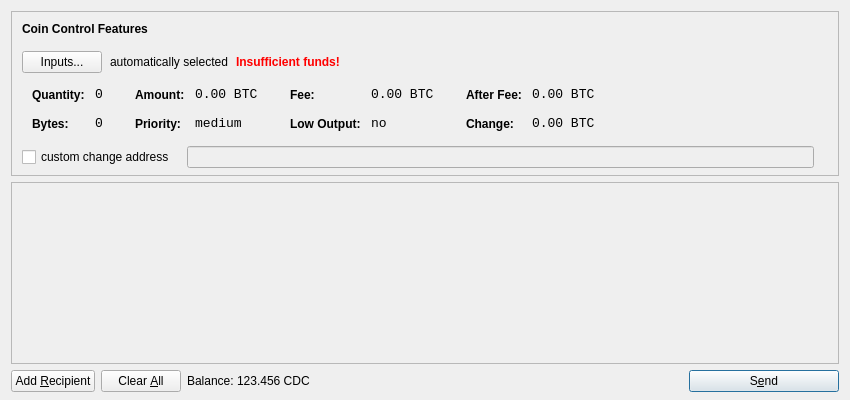
<?xml version="1.0" encoding="UTF-8"?>
<ui version="4.0">
 <class>SendCoinsDialog</class>
 <widget class="QDialog" name="SendCoinsDialog">
  <property name="geometry">
   <rect>
    <x>0</x>
    <y>0</y>
    <width>850</width>
    <height>400</height>
   </rect>
  </property>
  <property name="windowTitle">
   <string>Send Coins</string>
  </property>
  <layout class="QVBoxLayout" name="verticalLayout" stretch="0,1,0">
   <property name="bottomMargin">
    <number>8</number>
   </property>
   <item>
    <widget class="QFrame" name="frameCoinControl">
     <property name="sizePolicy">
      <sizepolicy hsizetype="Expanding" vsizetype="Expanding">
       <horstretch>0</horstretch>
       <verstretch>0</verstretch>
      </sizepolicy>
     </property>
     <property name="maximumSize">
      <size>
       <width>16777215</width>
       <height>16777215</height>
      </size>
     </property>
     <property name="frameShape">
      <enum>QFrame::StyledPanel</enum>
     </property>
     <property name="frameShadow">
      <enum>QFrame::Sunken</enum>
     </property>
     <layout class="QVBoxLayout" name="verticalLayoutCoinControl2">
      <property name="spacing">
       <number>-1</number>
      </property>
      <property name="leftMargin">
       <number>0</number>
      </property>
      <property name="topMargin">
       <number>0</number>
      </property>
      <property name="rightMargin">
       <number>0</number>
      </property>
      <property name="bottomMargin">
       <number>6</number>
      </property>
      <item>
       <layout class="QVBoxLayout" name="verticalLayoutCoinControl" stretch="0,0,0,0,1">
        <property name="spacing">
         <number>0</number>
        </property>
        <property name="leftMargin">
         <number>10</number>
        </property>
        <property name="topMargin">
         <number>10</number>
        </property>
        <item>
         <layout class="QHBoxLayout" name="horizontalLayoutCoinControl1">
          <property name="bottomMargin">
           <number>15</number>
          </property>
          <item>
           <widget class="QLabel" name="labelCoinControlFeatures">
            <property name="sizePolicy">
             <sizepolicy hsizetype="Preferred" vsizetype="Maximum">
              <horstretch>0</horstretch>
              <verstretch>0</verstretch>
             </sizepolicy>
            </property>
            <property name="font">
             <font>
              <weight>75</weight>
              <bold>true</bold>
             </font>
            </property>
            <property name="styleSheet">
             <string notr="true">font-weight:bold;</string>
            </property>
            <property name="text">
             <string>Coin Control Features</string>
            </property>
           </widget>
          </item>
         </layout>
        </item>
        <item>
         <layout class="QHBoxLayout" name="horizontalLayoutCoinControl2" stretch="0,0,0,0">
          <property name="spacing">
           <number>8</number>
          </property>
          <property name="bottomMargin">
           <number>10</number>
          </property>
          <item>
           <widget class="QPushButton" name="pushButtonCoinControl">
            <property name="styleSheet">
             <string notr="true"/>
            </property>
            <property name="text">
             <string>Inputs...</string>
            </property>
           </widget>
          </item>
          <item>
           <widget class="QLabel" name="labelCoinControlAutomaticallySelected">
            <property name="text">
             <string>automatically selected</string>
            </property>
            <property name="margin">
             <number>5</number>
            </property>
           </widget>
          </item>
          <item>
           <widget class="QLabel" name="labelCoinControlInsuffFunds">
            <property name="font">
             <font>
              <weight>75</weight>
              <bold>true</bold>
             </font>
            </property>
            <property name="styleSheet">
             <string notr="true">color:red;font-weight:bold;</string>
            </property>
            <property name="text">
             <string>Insufficient funds!</string>
            </property>
            <property name="margin">
             <number>5</number>
            </property>
           </widget>
          </item>
          <item>
           <spacer name="horizontalSpacerCoinControl">
            <property name="orientation">
             <enum>Qt::Horizontal</enum>
            </property>
            <property name="sizeHint" stdset="0">
             <size>
              <width>40</width>
              <height>1</height>
             </size>
            </property>
           </spacer>
          </item>
         </layout>
        </item>
        <item>
         <widget class="QWidget" name="widgetCoinControl" native="true">
          <property name="sizePolicy">
           <sizepolicy hsizetype="Preferred" vsizetype="Preferred">
            <horstretch>0</horstretch>
            <verstretch>0</verstretch>
           </sizepolicy>
          </property>
          <property name="minimumSize">
           <size>
            <width>0</width>
            <height>0</height>
           </size>
          </property>
          <property name="styleSheet">
           <string notr="true"/>
          </property>
          <layout class="QHBoxLayout" name="horizontalLayoutCoinControl5">
           <property name="margin">
            <number>0</number>
           </property>
           <item>
            <layout class="QHBoxLayout" name="horizontalLayoutCoinControl3" stretch="0,0,0,1">
             <property name="spacing">
              <number>20</number>
             </property>
             <property name="topMargin">
              <number>0</number>
             </property>
             <property name="bottomMargin">
              <number>10</number>
             </property>
             <item>
              <layout class="QFormLayout" name="formLayoutCoinControl1">
               <property name="horizontalSpacing">
                <number>10</number>
               </property>
               <property name="verticalSpacing">
                <number>14</number>
               </property>
               <property name="leftMargin">
                <number>10</number>
               </property>
               <property name="topMargin">
                <number>4</number>
               </property>
               <property name="rightMargin">
                <number>6</number>
               </property>
               <item row="0" column="0">
                <widget class="QLabel" name="labelCoinControlQuantityText">
                 <property name="styleSheet">
                  <string notr="true">font-weight:bold;</string>
                 </property>
                 <property name="text">
                  <string>Quantity:</string>
                 </property>
                 <property name="margin">
                  <number>0</number>
                 </property>
                </widget>
               </item>
               <item row="0" column="1">
                <widget class="QLabel" name="labelCoinControlQuantity">
                 <property name="font">
                  <font>
                   <family>Monospace</family>
                   <pointsize>10</pointsize>
                  </font>
                 </property>
                 <property name="cursor">
                  <cursorShape>IBeamCursor</cursorShape>
                 </property>
                 <property name="contextMenuPolicy">
                  <enum>Qt::ActionsContextMenu</enum>
                 </property>
                 <property name="text">
                  <string notr="true">0</string>
                 </property>
                 <property name="margin">
                  <number>0</number>
                 </property>
                 <property name="textInteractionFlags">
                  <set>Qt::LinksAccessibleByMouse|Qt::TextSelectableByKeyboard|Qt::TextSelectableByMouse</set>
                 </property>
                </widget>
               </item>
               <item row="1" column="0">
                <widget class="QLabel" name="labelCoinControlBytesText">
                 <property name="styleSheet">
                  <string notr="true">font-weight:bold;</string>
                 </property>
                 <property name="text">
                  <string>Bytes:</string>
                 </property>
                </widget>
               </item>
               <item row="1" column="1">
                <widget class="QLabel" name="labelCoinControlBytes">
                 <property name="font">
                  <font>
                   <family>Monospace</family>
                   <pointsize>10</pointsize>
                  </font>
                 </property>
                 <property name="cursor">
                  <cursorShape>IBeamCursor</cursorShape>
                 </property>
                 <property name="contextMenuPolicy">
                  <enum>Qt::ActionsContextMenu</enum>
                 </property>
                 <property name="text">
                  <string notr="true">0</string>
                 </property>
                 <property name="textInteractionFlags">
                  <set>Qt::LinksAccessibleByMouse|Qt::TextSelectableByKeyboard|Qt::TextSelectableByMouse</set>
                 </property>
                </widget>
               </item>
              </layout>
             </item>
             <item>
              <layout class="QFormLayout" name="formLayoutCoinControl2">
               <property name="horizontalSpacing">
                <number>10</number>
               </property>
               <property name="verticalSpacing">
                <number>14</number>
               </property>
               <property name="leftMargin">
                <number>6</number>
               </property>
               <property name="topMargin">
                <number>4</number>
               </property>
               <property name="rightMargin">
                <number>6</number>
               </property>
               <item row="0" column="0">
                <widget class="QLabel" name="labelCoinControlAmountText">
                 <property name="styleSheet">
                  <string notr="true">font-weight:bold;</string>
                 </property>
                 <property name="text">
                  <string>Amount:</string>
                 </property>
                 <property name="margin">
                  <number>0</number>
                 </property>
                </widget>
               </item>
               <item row="0" column="1">
                <widget class="QLabel" name="labelCoinControlAmount">
                 <property name="font">
                  <font>
                   <family>Monospace</family>
                   <pointsize>10</pointsize>
                  </font>
                 </property>
                 <property name="cursor">
                  <cursorShape>IBeamCursor</cursorShape>
                 </property>
                 <property name="contextMenuPolicy">
                  <enum>Qt::ActionsContextMenu</enum>
                 </property>
                 <property name="text">
                  <string notr="true">0.00 BTC</string>
                 </property>
                 <property name="textInteractionFlags">
                  <set>Qt::LinksAccessibleByMouse|Qt::TextSelectableByKeyboard|Qt::TextSelectableByMouse</set>
                 </property>
                </widget>
               </item>
               <item row="1" column="0">
                <widget class="QLabel" name="labelCoinControlPriorityText">
                 <property name="styleSheet">
                  <string notr="true">font-weight:bold;</string>
                 </property>
                 <property name="text">
                  <string>Priority:</string>
                 </property>
                </widget>
               </item>
               <item row="1" column="1">
                <widget class="QLabel" name="labelCoinControlPriority">
                 <property name="font">
                  <font>
                   <family>Monospace</family>
                   <pointsize>10</pointsize>
                  </font>
                 </property>
                 <property name="cursor">
                  <cursorShape>IBeamCursor</cursorShape>
                 </property>
                 <property name="contextMenuPolicy">
                  <enum>Qt::ActionsContextMenu</enum>
                 </property>
                 <property name="text">
                  <string>medium</string>
                 </property>
                 <property name="textInteractionFlags">
                  <set>Qt::LinksAccessibleByMouse|Qt::TextSelectableByKeyboard|Qt::TextSelectableByMouse</set>
                 </property>
                </widget>
               </item>
              </layout>
             </item>
             <item>
              <layout class="QFormLayout" name="formLayoutCoinControl3">
               <property name="horizontalSpacing">
                <number>10</number>
               </property>
               <property name="verticalSpacing">
                <number>14</number>
               </property>
               <property name="leftMargin">
                <number>6</number>
               </property>
               <property name="topMargin">
                <number>4</number>
               </property>
               <property name="rightMargin">
                <number>6</number>
               </property>
               <item row="0" column="0">
                <widget class="QLabel" name="labelCoinControlFeeText">
                 <property name="styleSheet">
                  <string notr="true">font-weight:bold;</string>
                 </property>
                 <property name="text">
                  <string>Fee:</string>
                 </property>
                 <property name="margin">
                  <number>0</number>
                 </property>
                </widget>
               </item>
               <item row="0" column="1">
                <widget class="QLabel" name="labelCoinControlFee">
                 <property name="font">
                  <font>
                   <family>Monospace</family>
                   <pointsize>10</pointsize>
                  </font>
                 </property>
                 <property name="cursor">
                  <cursorShape>IBeamCursor</cursorShape>
                 </property>
                 <property name="contextMenuPolicy">
                  <enum>Qt::ActionsContextMenu</enum>
                 </property>
                 <property name="text">
                  <string notr="true">0.00 BTC</string>
                 </property>
                 <property name="textInteractionFlags">
                  <set>Qt::LinksAccessibleByMouse|Qt::TextSelectableByKeyboard|Qt::TextSelectableByMouse</set>
                 </property>
                </widget>
               </item>
               <item row="1" column="0">
                <widget class="QLabel" name="labelCoinControlLowOutputText">
                 <property name="styleSheet">
                  <string notr="true">font-weight:bold;</string>
                 </property>
                 <property name="text">
                  <string>Low Output:</string>
                 </property>
                </widget>
               </item>
               <item row="1" column="1">
                <widget class="QLabel" name="labelCoinControlLowOutput">
                 <property name="font">
                  <font>
                   <family>Monospace</family>
                   <pointsize>10</pointsize>
                  </font>
                 </property>
                 <property name="cursor">
                  <cursorShape>IBeamCursor</cursorShape>
                 </property>
                 <property name="contextMenuPolicy">
                  <enum>Qt::ActionsContextMenu</enum>
                 </property>
                 <property name="text">
                  <string>no</string>
                 </property>
                 <property name="textInteractionFlags">
                  <set>Qt::LinksAccessibleByMouse|Qt::TextSelectableByKeyboard|Qt::TextSelectableByMouse</set>
                 </property>
                </widget>
               </item>
              </layout>
             </item>
             <item>
              <layout class="QFormLayout" name="formLayoutCoinControl4">
               <property name="horizontalSpacing">
                <number>10</number>
               </property>
               <property name="verticalSpacing">
                <number>14</number>
               </property>
               <property name="leftMargin">
                <number>6</number>
               </property>
               <property name="topMargin">
                <number>4</number>
               </property>
               <property name="rightMargin">
                <number>6</number>
               </property>
               <item row="0" column="0">
                <widget class="QLabel" name="labelCoinControlAfterFeeText">
                 <property name="styleSheet">
                  <string notr="true">font-weight:bold;</string>
                 </property>
                 <property name="text">
                  <string>After Fee:</string>
                 </property>
                 <property name="margin">
                  <number>0</number>
                 </property>
                </widget>
               </item>
               <item row="0" column="1">
                <widget class="QLabel" name="labelCoinControlAfterFee">
                 <property name="font">
                  <font>
                   <family>Monospace</family>
                   <pointsize>10</pointsize>
                  </font>
                 </property>
                 <property name="cursor">
                  <cursorShape>IBeamCursor</cursorShape>
                 </property>
                 <property name="contextMenuPolicy">
                  <enum>Qt::ActionsContextMenu</enum>
                 </property>
                 <property name="text">
                  <string notr="true">0.00 BTC</string>
                 </property>
                 <property name="textInteractionFlags">
                  <set>Qt::LinksAccessibleByMouse|Qt::TextSelectableByKeyboard|Qt::TextSelectableByMouse</set>
                 </property>
                </widget>
               </item>
               <item row="1" column="0">
                <widget class="QLabel" name="labelCoinControlChangeText">
                 <property name="styleSheet">
                  <string notr="true">font-weight:bold;</string>
                 </property>
                 <property name="text">
                  <string>Change:</string>
                 </property>
                </widget>
               </item>
               <item row="1" column="1">
                <widget class="QLabel" name="labelCoinControlChange">
                 <property name="font">
                  <font>
                   <family>Monospace</family>
                   <pointsize>10</pointsize>
                  </font>
                 </property>
                 <property name="cursor">
                  <cursorShape>IBeamCursor</cursorShape>
                 </property>
                 <property name="contextMenuPolicy">
                  <enum>Qt::ActionsContextMenu</enum>
                 </property>
                 <property name="text">
                  <string notr="true">0.00 BTC</string>
                 </property>
                 <property name="textInteractionFlags">
                  <set>Qt::LinksAccessibleByMouse|Qt::TextSelectableByKeyboard|Qt::TextSelectableByMouse</set>
                 </property>
                </widget>
               </item>
              </layout>
             </item>
            </layout>
           </item>
          </layout>
         </widget>
        </item>
        <item>
         <layout class="QHBoxLayout" name="horizontalLayoutCoinControl4" stretch="0,0,0">
          <property name="spacing">
           <number>12</number>
          </property>
          <property name="sizeConstraint">
           <enum>QLayout::SetDefaultConstraint</enum>
          </property>
          <property name="topMargin">
           <number>5</number>
          </property>
          <property name="rightMargin">
           <number>5</number>
          </property>
          <item>
           <widget class="QCheckBox" name="checkBoxCoinControlChange">
            <property name="text">
             <string>custom change address</string>
            </property>
           </widget>
          </item>
          <item>
           <widget class="QLineEdit" name="lineEditCoinControlChange">
            <property name="enabled">
             <bool>false</bool>
            </property>
            <property name="sizePolicy">
             <sizepolicy hsizetype="Expanding" vsizetype="Fixed">
              <horstretch>0</horstretch>
              <verstretch>0</verstretch>
             </sizepolicy>
            </property>
           </widget>
          </item>
          <item>
           <widget class="QLabel" name="labelCoinControlChangeLabel">
            <property name="sizePolicy">
             <sizepolicy hsizetype="Preferred" vsizetype="Expanding">
              <horstretch>0</horstretch>
              <verstretch>0</verstretch>
             </sizepolicy>
            </property>
            <property name="minimumSize">
             <size>
              <width>0</width>
              <height>0</height>
             </size>
            </property>
            <property name="text">
             <string/>
            </property>
            <property name="margin">
             <number>3</number>
            </property>
           </widget>
          </item>
         </layout>
        </item>
        <item>
         <spacer name="verticalSpacerCoinControl">
          <property name="orientation">
           <enum>Qt::Vertical</enum>
          </property>
          <property name="sizeHint" stdset="0">
           <size>
            <width>800</width>
            <height>1</height>
           </size>
          </property>
         </spacer>
        </item>
       </layout>
      </item>
     </layout>
    </widget>
   </item>
   <item>
    <widget class="QScrollArea" name="scrollArea">
     <property name="widgetResizable">
      <bool>true</bool>
     </property>
     <widget class="QWidget" name="scrollAreaWidgetContents">
      <property name="geometry">
       <rect>
        <x>0</x>
        <y>0</y>
        <width>830</width>
        <height>165</height>
       </rect>
      </property>
      <layout class="QVBoxLayout" name="verticalLayout_2">
       <property name="margin">
        <number>0</number>
       </property>
       <item>
        <layout class="QVBoxLayout" name="entries">
         <property name="spacing">
          <number>6</number>
         </property>
        </layout>
       </item>
       <item>
        <spacer name="verticalSpacer">
         <property name="orientation">
          <enum>Qt::Vertical</enum>
         </property>
         <property name="sizeHint" stdset="0">
          <size>
           <width>20</width>
           <height>40</height>
          </size>
         </property>
        </spacer>
       </item>
      </layout>
     </widget>
    </widget>
   </item>
   <item>
    <layout class="QHBoxLayout" name="horizontalLayout">
     <item>
      <widget class="QPushButton" name="addButton">
       <property name="toolTip">
        <string>Send to multiple recipients at once</string>
       </property>
       <property name="text">
        <string>Add &amp;Recipient</string>
       </property>
       <property name="icon">
        <iconset resource="../bitcoin.qrc">
         <normaloff>:/icons/add</normaloff>:/icons/add</iconset>
       </property>
       <property name="autoDefault">
        <bool>false</bool>
       </property>
      </widget>
     </item>
     <item>
      <widget class="QPushButton" name="clearButton">
       <property name="sizePolicy">
        <sizepolicy hsizetype="Minimum" vsizetype="Fixed">
         <horstretch>0</horstretch>
         <verstretch>0</verstretch>
        </sizepolicy>
       </property>
       <property name="toolTip">
        <string>Remove all transaction fields</string>
       </property>
       <property name="text">
        <string>Clear &amp;All</string>
       </property>
       <property name="icon">
        <iconset resource="../bitcoin.qrc">
         <normaloff>:/icons/remove</normaloff>:/icons/remove</iconset>
       </property>
       <property name="autoRepeatDelay">
        <number>300</number>
       </property>
       <property name="autoDefault">
        <bool>false</bool>
       </property>
      </widget>
     </item>
     <item>
      <layout class="QHBoxLayout" name="horizontalLayout_2">
       <property name="spacing">
        <number>3</number>
       </property>
       <item>
        <widget class="QLabel" name="label">
         <property name="text">
          <string>Balance:</string>
         </property>
        </widget>
       </item>
       <item>
        <widget class="QLabel" name="labelBalance">
         <property name="cursor">
          <cursorShape>IBeamCursor</cursorShape>
         </property>
         <property name="text">
          <string>123.456 CDC</string>
         </property>
         <property name="textInteractionFlags">
          <set>Qt::LinksAccessibleByMouse|Qt::TextSelectableByKeyboard|Qt::TextSelectableByMouse</set>
         </property>
        </widget>
       </item>
      </layout>
     </item>
     <item>
      <spacer name="horizontalSpacer">
       <property name="orientation">
        <enum>Qt::Horizontal</enum>
       </property>
       <property name="sizeHint" stdset="0">
        <size>
         <width>40</width>
         <height>20</height>
        </size>
       </property>
      </spacer>
     </item>
     <item>
      <widget class="QPushButton" name="sendButton">
       <property name="minimumSize">
        <size>
         <width>150</width>
         <height>0</height>
        </size>
       </property>
       <property name="toolTip">
        <string>Confirm the send action</string>
       </property>
       <property name="text">
        <string>S&amp;end</string>
       </property>
       <property name="icon">
        <iconset resource="../bitcoin.qrc">
         <normaloff>:/icons/send</normaloff>:/icons/send</iconset>
       </property>
       <property name="default">
        <bool>true</bool>
       </property>
      </widget>
     </item>
    </layout>
   </item>
  </layout>
 </widget>
 <resources>
  <include location="../bitcoin.qrc"/>
 </resources>
 <connections/>
</ui>
